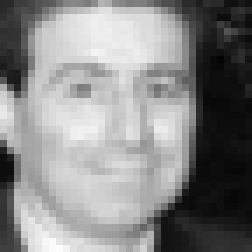
#> input picture cs231a/work/hw/pset4/ps4_code/data/caltech_faces/Caltech_CropFaces/caltech_web_crop_00040.jpg, 36 x 36 px (shown 7 times larger); its folder holds 4 pictures in this run
$ python detector.py   (Python 2 division)
#> lines starting #> are read from the running program, lines starting #| are printed output that depends on the picture
### cs231a/work/hw/pset4/ps4_code/utils.py
import os
from imageio import imread
import numpy as np
import math
import matplotlib.pyplot as plt
import matplotlib.patches as patches

def get_positive_features(train_path_pos, cell_size, window_size, block_size, nbins):
    '''
    'train_path_pos' is a string. This directory contains 36x36 images of
      faces
    'feature_params' is a struct, with fields
      feature_params.template_size (probably 36), the number of pixels
         spanned by each train / test template and
      feature_params.hog_cell_size (default 6), the number of pixels in each
         HoG cell. template size should be evenly divisible by hog_cell_size.
         Smaller HoG cell sizes tend to work better, but they make things
         slower because the feature dimensionality increases and more
         importantly the step size of the classifier decreases at test time.

    'features_pos' is N by D matrix where N is the number of faces and D
    is the template dimensionality, which would be
      (feature_params.template_size / feature_params.hog_cell_size)^2 * 31
    if you're using the default vl_hog parameters
    '''
#> called with train_path_pos = 'data/caltech_faces/Caltech_CropFaces', cell_size = 6, window_size = array of shape (2,), block_size = 2, nbins = 9

    image_files = [os.path.join(train_path_pos, f) for f in os.listdir(train_path_pos) if f.endswith('.jpg')]
    num_images = len(image_files)
    total_block_size = block_size * cell_size
    template_size = int((np.floor((window_size[0] - 2) / (total_block_size / 2)) - 1) * (np.floor((window_size[1] - 2) / (total_block_size / 2)) - 1))
    D = template_size * block_size * block_size * nbins
    features_pos = np.zeros((num_images, D))
    print '==> Getting positive features'
    for i in range(num_images):
        print '{}/{}'.format(i, num_images)
        img = imread(image_files[i])
#> img is the input picture: shape (36, 36); min 4, max 252, mean 135.7
        features_pos[i] = compute_hog_features(img, cell_size, block_size, nbins).reshape(-1)
#> in compute_gradient, `xgrad = im[1:-1, :-2] - im[1:-1, 2:]`:
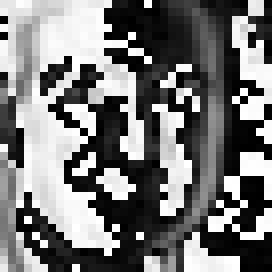
#> xgrad: shape (34, 34) (shown 8 times larger); min 0, max 255, mean 119.8
#> in compute_gradient, `ygrad = im[:-2, 1:-1] - im[2:, 1:-1]`:
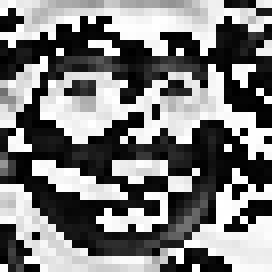
#> ygrad: shape (34, 34) (shown 8 times larger); min 0, max 255, mean 123.8
#> in compute_gradient, `angles = np.arctan2(ygrad, xgrad)`:
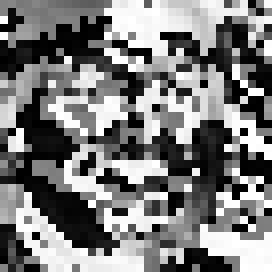
#> angles: shape (34, 34) float16 (shown 8 times larger); min 0, max 1.57, mean 0.765; drawn with min black and max white
#> in compute_gradient, `magnitudes = np.sqrt(xgrad ** 2 + ygrad ** 2)`:
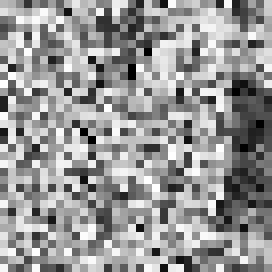
#> magnitudes: shape (34, 34) float16 (shown 8 times larger); min 0, max 15.91, mean 9.43; drawn with min black and max white
#> pass 2 of the loop in get_positive_features, `for i in range(num_images):`:
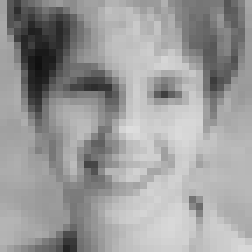
#> input picture cs231a/work/hw/pset4/ps4_code/data/caltech_faces/Caltech_CropFaces/caltech_web_crop_00170.jpg, 36 x 36 px (shown 7 times larger)
#> in get_positive_features, img is the input picture: shape (36, 36); min 16, max 221, mean 155.2
#> in compute_gradient (call 2), `angles = np.arctan2(ygrad, xgrad)`:
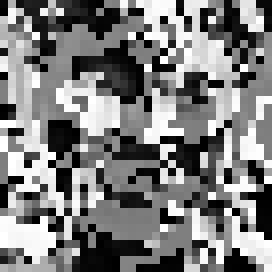
#> angles: shape (34, 34) float16 (shown 8 times larger); min 0, max 1.57, mean 0.775; drawn with min black and max white
#> in compute_gradient (call 2), `magnitudes = np.sqrt(xgrad ** 2 + ygrad ** 2)`:
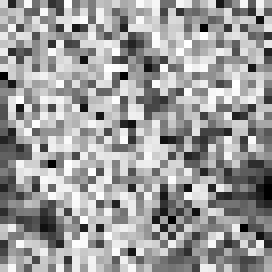
#> magnitudes: shape (34, 34) float16 (shown 8 times larger); min 0, max 15.91, mean 9.79; drawn with min black and max white
#> pass 3 of the loop in get_positive_features, `for i in range(num_images):`:
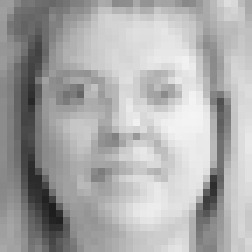
#> input picture cs231a/work/hw/pset4/ps4_code/data/caltech_faces/Caltech_CropFaces/caltech_web_crop_00403.jpg, 36 x 36 px (shown 7 times larger)
#> in get_positive_features, img is the input picture: shape (36, 36); min 30, max 244, mean 170.8
#> in compute_gradient (call 3), `angles = np.arctan2(ygrad, xgrad)`:
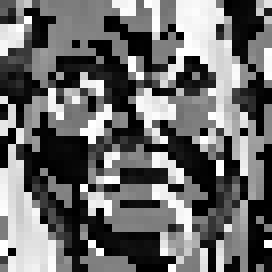
#> angles: shape (34, 34) float16 (shown 8 times larger); min 0, max 1.57, mean 0.667; drawn with min black and max white
#> in compute_gradient (call 3), `magnitudes = np.sqrt(xgrad ** 2 + ygrad ** 2)`:
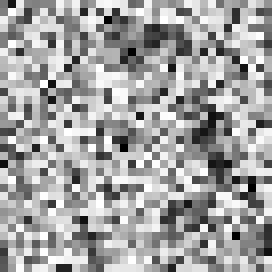
#> magnitudes: shape (34, 34) float16 (shown 8 times larger); min 0, max 15.91, mean 10.14; drawn with min black and max white
#> the loop made 4 passes; the first 3 are shown
    return features_pos

def get_random_negative_features(non_face_scn_path, cell_size, window_size, block_size, nbins, num_samples):
    '''
    'non_face_scn_path' is a string. This directory contains many images
      which have no faces in them.
    'feature_params' is a struct, with fields
      feature_params.template_size (probably 36), the number of pixels
         spanned by each train / test template and
      feature_params.hog_cell_size (default 6), the number of pixels in each
         HoG cell. template size should be evenly divisible by hog_cell_size.
         Smaller HoG cell sizes tend to work better, but they make things
         slower because the feature dimensionality increases and more
         importantly the step size of the classifier decreases at test time.
    'num_samples' is the number of random negatives to be mined, it's not
      important for the function to find exactly 'num_samples' non-face
      features, e.g. you might try to sample some number from each image, but
      some images might be too small to find enough.

    'features_neg' is N by D matrix where N is the number of non-faces and D
    is the template dimensionality, which would be
      (feature_params.template_size / feature_params.hog_cell_size)^2 * 31
    if you're using the default vl_hog parameters
    '''

#> (the run stopped early here; a loop or call above may not have finished)
